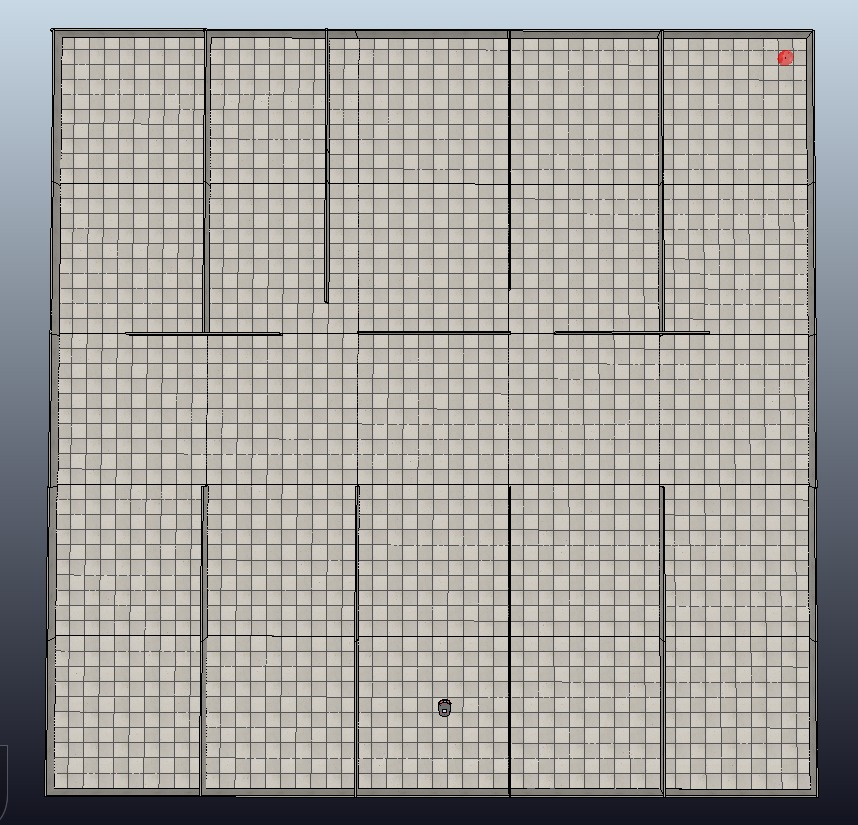
#> input picture image.jpeg, 858 x 825 px
$ python vision.py
#> lines starting #> are read from the running program, lines starting #| are printed output that depends on the picture; after the words box and inside, x2 and y2 are one past the last pixel; in counts of white or black regions, pixels touching at a corner belong together
#> further down, img is the input picture: shape (825, 858, 3); mean B, G, R 158.5, 162.6, 164.7
#Import packages
import cv2 as cv
import numpy as np

def getImageWalls(img):
    wall_image = np.copy(img) * 0  # creating a blank to draw lines on
#> wall_image: shape (825, 858, 3); every value is 0
    lower_color_wall = np.array([100,100,100])
    upper_color_wall = np.array([136,143,146])
    mask_wall = cv.inRange(img, lower_color_wall, upper_color_wall)
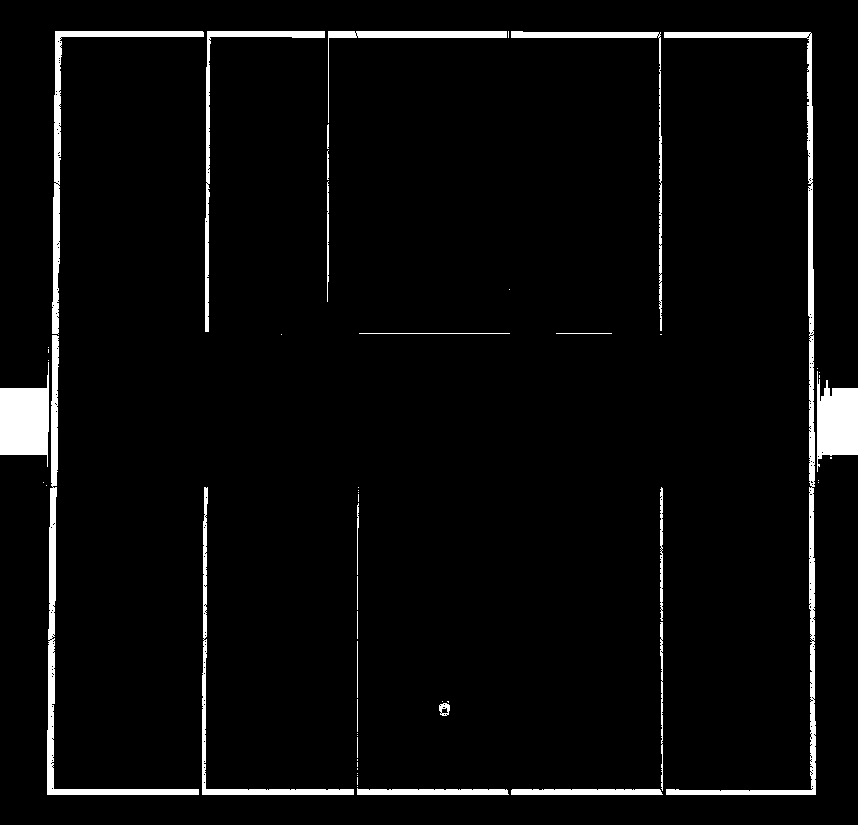
#> mask_wall: shape (825, 858); 4% white; 55 white regions (30 under 20 px), largest, box (x1, y1, x2, y2) and area: (664, 32, 816, 795) 5414, (47, 335, 199, 795) 3874, (0, 362, 49, 467) 3311

    lines_wall = cv.HoughLinesP(mask_wall, 1, np.pi / 180, 3, np.array([]), 100, 50)
#> lines_wall = 88 rows, first 6: [661, 794, 661, 487], [55, 35, 811, 35], [47, 789, 365, 794], [809, 591, 814, 432], [55, 36, 811, 36], [55, 32, 810, 32]

    for line in lines_wall:
        x1,y1,x2,y2 = line.ravel()
        cv.line(wall_image,(x1,y1),(x2,y2),(255,255,255),10)
#> this loop made 88 passes
#> (x1, y1, x2, y2) on passes 1 to 12: (661, 794, 661, 487), (55, 35, 811, 35), (47, 789, 365, 794), (809, 591, 814, 432), (55, 36, 811, 36), (55, 32, 810, 32), (808, 794, 814, 606), (291, 789, 461, 794), (50, 794, 50, 488), (53, 197, 57, 449), (662, 794, 662, 488), (55, 34, 811, 34)
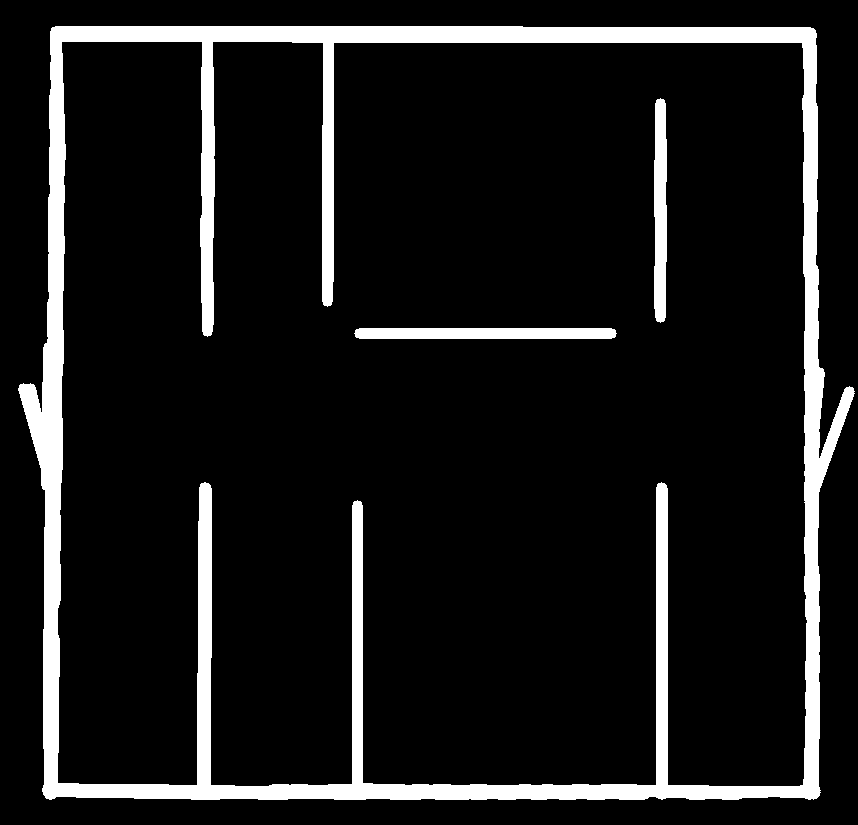
#> wall_image: shape (825, 858, 3); 10.2% white; 3 white regions, box (x1, y1, x2, y2) and area: (18, 26, 855, 800) 66496, (354, 328, 617, 339) 2853, (654, 98, 667, 323) 2635

    lower_color_black = np.array([0,0,0])
    upper_color_black = np.array([2,2,2])
    mask_black = cv.inRange(img, lower_color_black, upper_color_black)
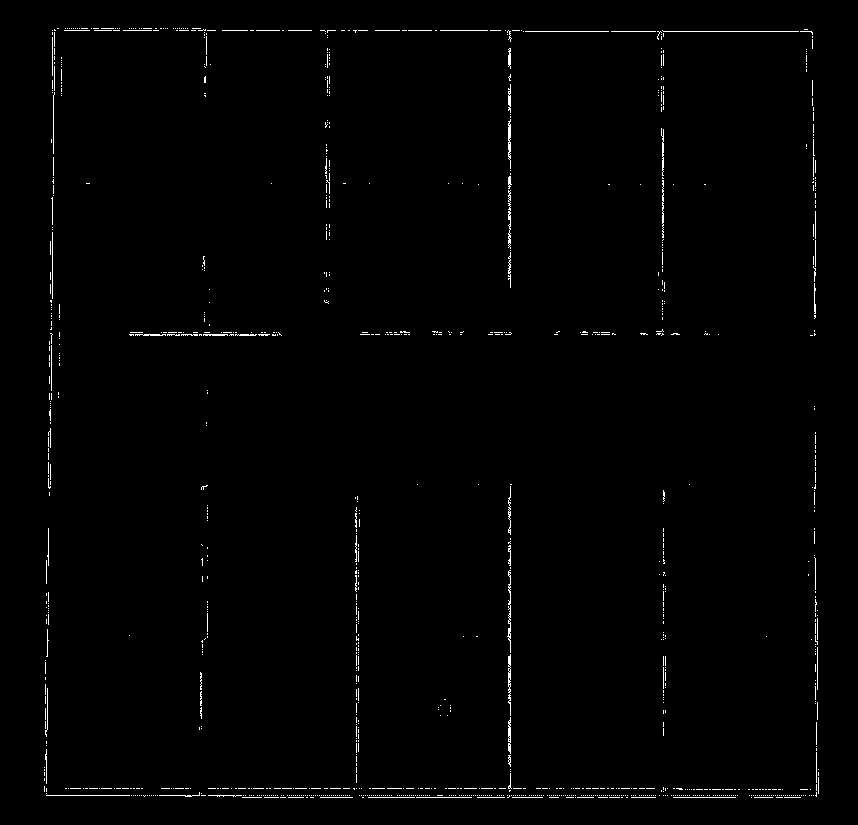
#> mask_black: shape (825, 858); 0.95% white in thin lines or dots, all inside (x1, y1, x2, y2) = (44, 28, 819, 798)

    lines_black = cv.HoughLinesP(mask_black, 1, np.pi / 180, 7, np.array([]), 30, 40)
#> lines_black = 79 rows, first 6: [51, 351, 52, 238], [509, 278, 509, 31], [44, 788, 681, 788], [46, 795, 816, 795], [242, 797, 800, 797], [129, 334, 280, 334]

    for line in lines_black:
        x1,y1,x2,y2 = line.ravel()
        cv.line(wall_image,(x1,y1),(x2,y2),(255,255,255),10)
#> this loop made 79 passes
#> (x1, y1, x2, y2) on passes 1 to 12: (51, 351, 52, 238), (509, 278, 509, 31), (44, 788, 681, 788), (46, 795, 816, 795), (242, 797, 800, 797), (129, 334, 280, 334), (510, 790, 510, 484), (356, 782, 356, 507), (507, 31, 811, 31), (52, 30, 521, 30), (52, 202, 54, 32), (44, 791, 45, 702)
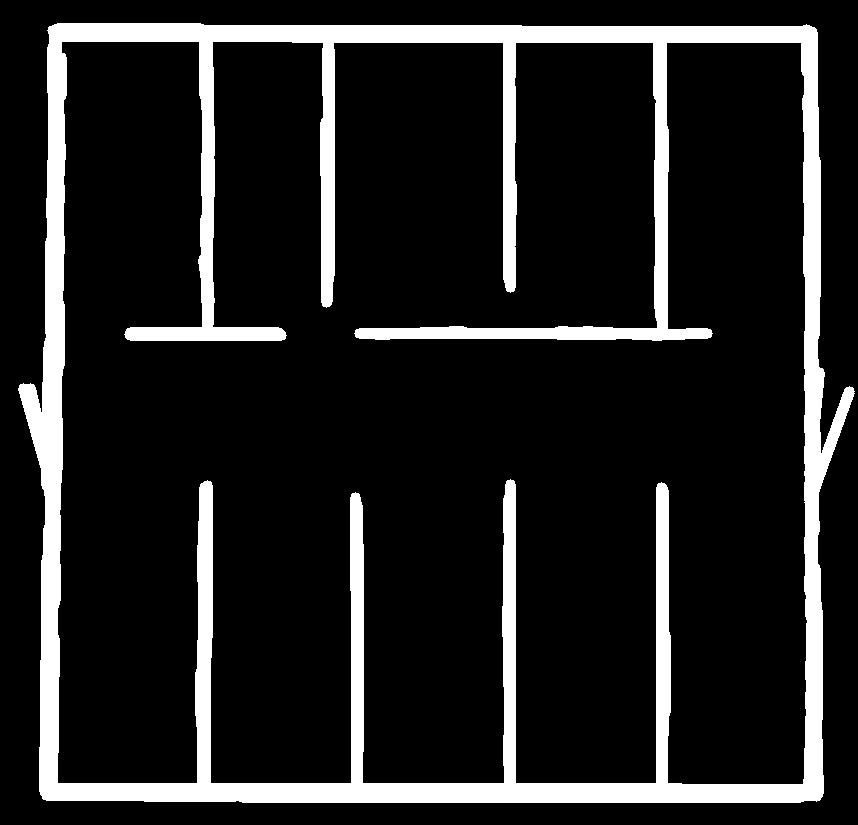
#> wall_image: shape (825, 858, 3); 13.3% white; 1 white region, box (x1, y1, x2, y2) and area: (18, 23, 855, 803) 93908

    return np.copy(wall_image)

def getCorners(img):
    corners_image = np.copy(img)
    gray = cv.cvtColor(img, cv.COLOR_BGR2GRAY)
    corners = cv.goodFeaturesToTrack(gray, 50, 0.001, 5)
#> corners = 50 rows, first 8: [213, 326], [802, 783], [668, 782], [655, 782], [516, 782], [503, 782], [363, 782], [350, 782]
    corners = np.int0(corners)

    print(corners)
#> (printed output is left out)

    for corner in corners:
        x,y = corner.ravel()
        cv.circle(corners_image, (x,y), 5, (255,0,0), -1)
#> this loop made 50 passes
#> (x, y) on passes 1 to 12: (213, 326), (802, 783), (668, 782), (655, 782), (516, 782), (503, 782), (363, 782), (350, 782), (211, 782), (196, 782), (58, 782), (668, 328)
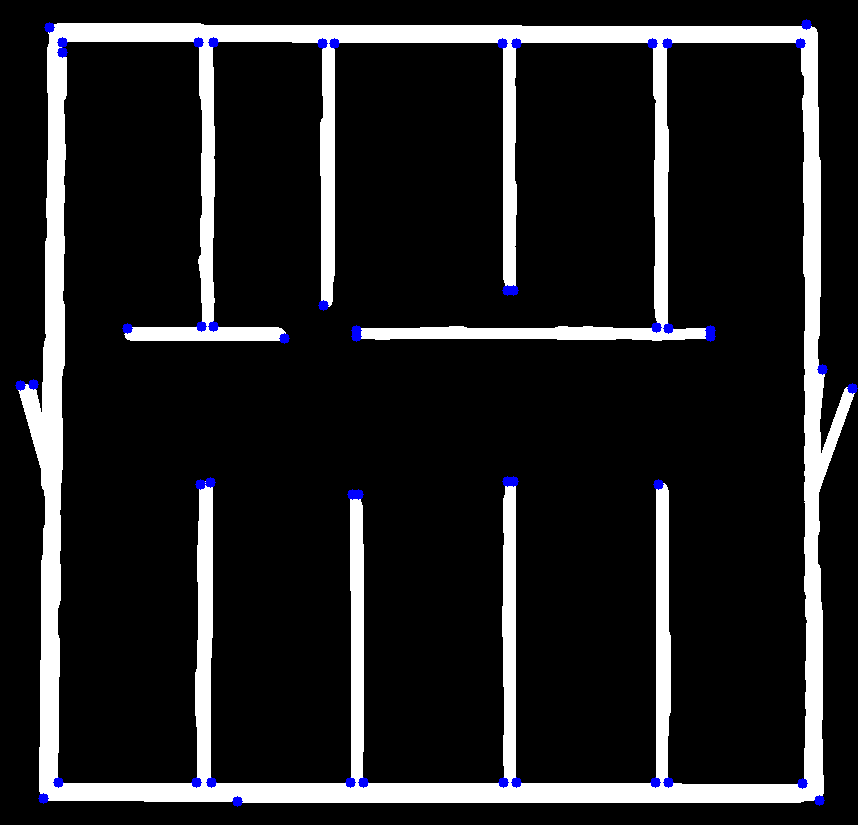
#> corners_image: shape (825, 858, 3); 0.55% of pixels changed, all inside (x1, y1, x2, y2) = (15, 19, 858, 807)

    return corners_image , corners


IMAGE_NAME = './image.jpeg'
img = cv.imread(IMAGE_NAME, cv.IMREAD_COLOR)

line_image = getImageWalls(img)
final_image, corners = getCorners(line_image)

cv.imshow('img',img)
cv.imshow('teste',line_image)
cv.imshow('corners',final_image)

print("Altura (height): %d pixels" % (img.shape[0]))
#| Altura (height): 825 pixels
print("Largura (width): %d pixels" % (img.shape[1]))
#| Largura (width): 858 pixels

cv.waitKey(0)

# Clean up
cv.destroyAllWindows()
